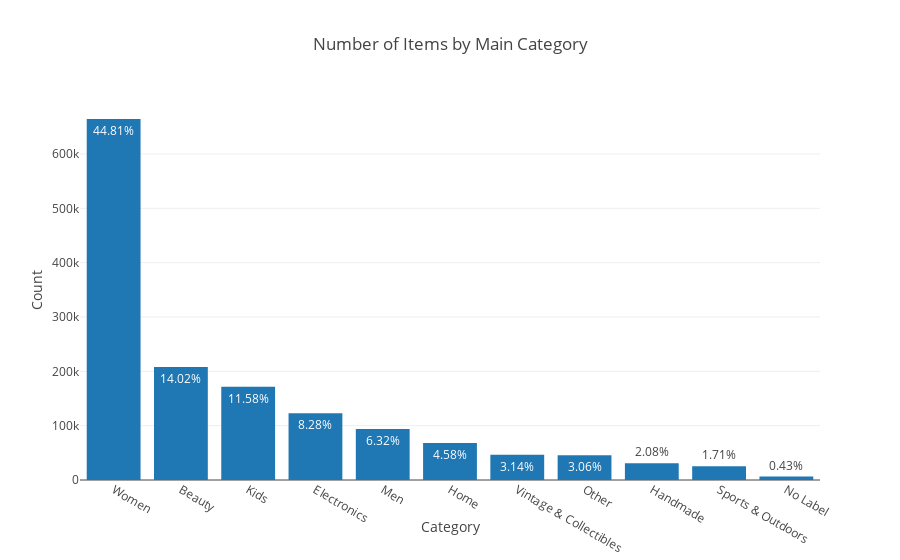

Write notebook code for a chart like this one.
### Code cell
trace1 = go.Bar(x=x, y=y, text=pct)
layout = dict(title= 'Number of Items by Main Category',
              yaxis = dict(title='Count'),
              xaxis = dict(title='Category'))
fig=dict(data=[trace1], layout=layout)
py.iplot(fig)

### Figure 1 — Plotly figure (JSON) as saved in the notebook; plotly's stock layout.template omitted (floating-point values rounded to 4 significant figures)
{"data": [{"text": ["44.81%", "14.02%", "11.58%", "8.28%", "6.32%", "4.58%", "3.14%", "3.06%", "2.08%", "1.71%", "0.43%"], "type": "bar", "uid": "a42058fe-d6fe-11e8-85c3-50465d36efc9", "x": ["Women", "Beauty", "Kids", "Electronics", "Men", "Home", "Vintage & Collectibles", "Other", "Handmade", "Sports & Outdoors", "No Label"], "y": [664385, 207828, 171689, 122690, 93680, 67871, 46530, 45351, 30842, 25342, 6327]}], "layout": {"title": "Number of Items by Main Category", "xaxis": {"title": "Category"}, "yaxis": {"title": "Count"}}}
